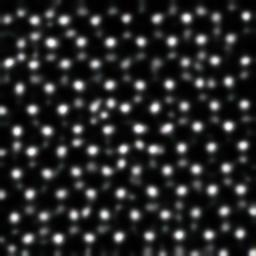
#> input picture combine/inputs/11_JEOL1_20MX__0008.jpg, 256 x 256 px, given as the content of the folder divide/input, which was not available
$ python combine.py
#> lines starting #> are read from the running program, lines starting #| are printed output that depends on the picture; after the words box and inside, x2 and y2 are one past the last pixel; in counts of white or black regions, pixels touching at a corner belong together; pictures that were not available may be replaced by others from this repository, and a replacement may not be noted
### divide.py

#    python divide.py

import os
from PIL import Image

# 输入和输出路径
input_folder = 'divide\input'  # 替换为实际文件夹路径
output_path = 'divide\output'  # 替换为实际输出文件夹路径
n = 5  # 你想将图片切成 n x n 小图
pixel_increase = 50

# 检查输出路径是否存在，如果不存在则创建
if not os.path.exists(output_path):
    os.makedirs(output_path)

# 获取输入文件夹中的所有文件
file_list = os.listdir(input_folder)

# 筛选出所有图片文件（可以根据需要添加其他图片格式）
image_extensions = ['.jpg', '.jpeg', '.png', '.tif', '.bmp']
image_files = [f for f in file_list if any(f.lower().endswith(ext) for ext in image_extensions)]

# 遍历文件夹中的每个图片文件
for image_name in image_files:
    # 获取图片的完整路径
    input_path = os.path.join(input_folder, image_name)

    try:
        # 打开图片
        print(f"Processing image: {input_path}")
        img = Image.open(input_path)
#> img is the input picture: PIL image 256x256 RGB; mean R, G, B 39.8, 40.1, 40

        # # 如果图片是调色板模式（P），转换为 RGB 模式
        # if img.mode == 'P':
        #     img = img.convert('RGB')

        # 确保图片为 RGB 模式
        if img.mode != 'RGB':
            img = img.convert('RGB')

        # 获取图片的宽高
        width, height = img.size
#> width = 256; height = 256
        print(f"Image size: {width}x{height}")
#| Image size: 256x256

        # 检查是否为正方形图片
        if width != height:
            print(f"Skipping {image_name} because it is not a square image.")
            continue

        # 计算每个小图的尺寸
        sub_width = width // n
#> sub_width = 51
        sub_height = height // n
#> sub_height = 51

        # 计算扩展后的每个小图的尺寸
        expanded_sub_width = sub_width + pixel_increase
#> expanded_sub_width = 101
        expanded_sub_height = sub_height + pixel_increase
#> expanded_sub_height = 101

        # 按照 n 切割图片，带有重叠区域
        for i in range(n):
            for j in range(n):
                # 计算每个小图的裁剪区域
                if j == n - 1:  # 最后一列，调整裁剪区域
                    left = j * sub_width - pixel_increase
                else:
                    left = j * sub_width - pixel_increase // 2

                if i == n - 1:  # 最后一行，调整裁剪区域
                    upper = i * sub_height - pixel_increase
                else:
                    upper = i * sub_height - pixel_increase // 2

                # 确保裁剪区域不超出图片边界
                left = max(left, 0)
                upper = max(upper, 0)

                # 计算右下角的坐标
                right = left + expanded_sub_width
                lower = upper + expanded_sub_height


                # right = min(right, width)
                # lower = min(lower, height)

                # 裁剪出小图
                sub_img = img.crop((left, upper, right, lower))

                # 调整小图分辨率为 256x256 并保持为 RGB
                sub_img = sub_img.resize((256, 256))

                # 去掉原文件扩展名，以避免命名重复
                base_name = os.path.splitext(image_name)[0]
                # 生成文件名，例如 '11', '12', '21', '22' 等
                file_name = f"{i + 1}{j + 1}_{base_name}.jpg"

                # 保存为三通道RGB图片
                sub_img.save(os.path.join(output_path, file_name), 'JPEG')
#> this loop made 5 passes
#> pass 1, `sub_img.save(os.path.join(output_path, file_name), 'JPEG')`:
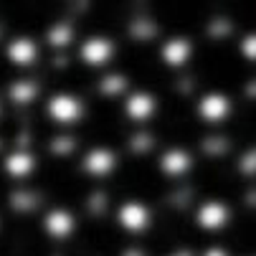
#> saved as 12_11_JEOL1_20MX__0008.jpg: PIL image 256x256 RGB; mean R, G, B 39.6, 39.8, 39.7
#> pass 1, `sub_img.save(os.path.join(output_path, file_name), 'JPEG')`:
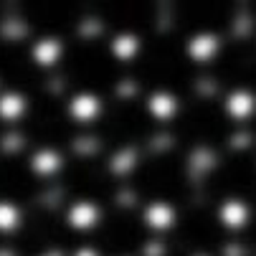
#> saved as 13_11_JEOL1_20MX__0008.jpg: PIL image 256x256 RGB; mean R, G, B 35.2, 35.4, 35.3
#> pass 1, `sub_img.save(os.path.join(output_path, file_name), 'JPEG')`:
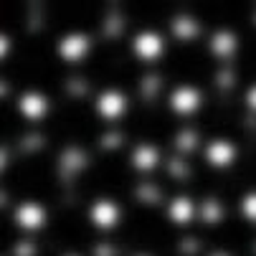
#> saved as 14_11_JEOL1_20MX__0008.jpg: PIL image 256x256 RGB; mean R, G, B 36.2, 36.4, 36.3
#> after the loop:
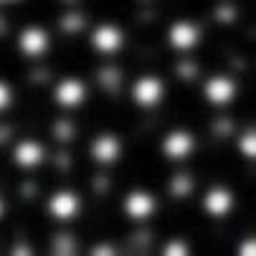
#> sub_img: PIL image 256x256 RGB; mean R, G, B 39.6, 40.1, 39.9

        print(f"Images from {image_name} saved to {output_path}")
#| Images from 11_JEOL1_20MX__0008.jpg saved to divide\output

    except Exception as e:
        print(f"An error occurred while processing {image_name}: {e}")

### combine.py


#   python combine.py

import os
from PIL import Image
from collections import defaultdict
from divide import pixel_increase,expanded_sub_width,expanded_sub_height
import numpy as np
import cv2


def merge_images(image_folder, output_folder):
    # 获取文件夹中的所有图片文件
#> called with image_folder = 'combine/inputs', output_folder = 'combine/outputs'
    files = [f for f in os.listdir(image_folder) if f.endswith('.jpg')]

    # # 强制将文件名解码为 UTF-8
    #files = [f.encode('utf-8').decode('utf-8') for f in files]

    # 按原图名分组：假设文件名格式为 '12_0007-FFTanddelete-S.jpg'
    groups = defaultdict(list)
    for file in files:
        base_name = file.split('_', 1)[1].split('.jpg')[0]  # 取第二部分并去除后缀
        groups[base_name].append(file)  # 将文件按原图名分组

    # 处理每一组图片
    for group_name, group_files in groups.items():
        print(f"正在处理组: {group_name}")

        # 提取行和列的最大值
        max_row = 0
        max_col = 0
        for file in group_files:
            # 提取文件名中的前两个或四个数字（行列信息）
            prefix_str = file.split('_')[0]  # 获取前两个或四个数字

            # 判断是两个数字还是四个数字
            if len(prefix_str) == 2:
                row, col = map(int, prefix_str)  # 如果是两个数字
            elif len(prefix_str) == 4:
                row, col = map(int, [prefix_str[:2], prefix_str[2:]])  # 如果是四个数字
            max_row = max(max_row, row)  # 获取最大的行数
            max_col = max(max_col, col)  # 获取最大的列数

        # 拼接后大图的尺寸：行数 * 图片宽度, 列数 * 图片高度
        n = max(max_row, max_col)  # 选择最大的行列数
        sample_image = Image.open(os.path.join(image_folder, group_files[0]))
        img_width, img_height = sample_image.size
#> img_width = 256; img_height = 256
        large_img_width = (expanded_sub_width - pixel_increase) * n
#> large_img_width = 204
        large_img_height = (expanded_sub_height - pixel_increase) * n
#> large_img_height = 204

        # 创建一个空白大图和计数器图，用于记录覆盖次数
        large_image = np.zeros((large_img_height, large_img_width, 3), dtype=np.float32)
        count_image = np.zeros((large_img_height, large_img_width), dtype=np.int32)

        # 遍历小图片，将它们放到大图相应的位置
        for file in group_files:
            # 获取当前图片的行列位置
            prefix_str = file.split('_')[0]
            if len(prefix_str) == 2:
                row, col = map(int, prefix_str)  # 如果是两个数字
            elif len(prefix_str) == 4:
                row, col = map(int, [prefix_str[:2], prefix_str[2:]])  # 如果是四个数字

            # 计算该图片在大图中的位置
            if row == n:
                upper = (row - 1) * (expanded_sub_height - pixel_increase) - pixel_increase
            else:
                upper = (row - 1) * (expanded_sub_height - pixel_increase) - pixel_increase // 2
#> upper = -25
            if col == n:
                left = (col - 1) * (expanded_sub_width - pixel_increase) - pixel_increase
            else:
                left = (col - 1) * (expanded_sub_width - pixel_increase) - pixel_increase // 2
#> left = -25

            # 确保裁剪区域不超出图片边界
            left = max(left, 0)
#> left = 0
            upper = max(upper, 0)
#> upper = 0

            # 读取小图片
            small_image = cv2.imread(os.path.join(image_folder, file))  # 确保路径正确

            # 检查图片是否读取成功
            if small_image is None:
                print(f"Failed to load image: {file}")
            else:
                # 调整小图的尺寸
                small_image = cv2.resize(small_image, (expanded_sub_width, expanded_sub_height))
#> small_image: shape (101, 101, 3)

                # 获取调整后的图像尺寸
                small_img_height, small_img_width, _ = small_image.shape
#> small_img_height = 101

                # 计算裁剪区域
                lower = upper + small_img_height
                right = left + small_img_width

                # 计算裁剪部分
                small_img_crop = small_image[:lower - upper, :right - left]

                # 将小图覆盖到大图中，同时更新计数器
                large_image[upper:lower, left:right] += small_img_crop
                count_image[upper:lower, left:right] += 1
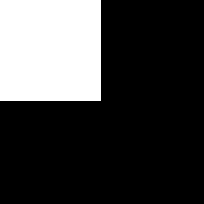
#> count_image: shape (204, 204) int32; values 0 (black) and 1 (white), 24.5% white; 1 white region, box (x1, y1, x2, y2) and area: (0, 0, 101, 101) 10201

        # 使用计数器对重叠区域进行平均
        # 防止除以零
        count_image = np.where(count_image == 0, 1, count_image)  # 将 count_image 中的 0 替换为 1，避免除以零错误
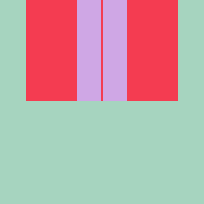
#> count_image: shape (204, 204) int32; 3 distinct labels, from 1 to 3; one colour per label, 0 black
        large_image /= count_image[..., None]  # 对每个通道进行平均
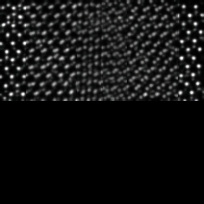
#> large_image: shape (204, 204, 3) float32; mean B, G, R 19.4, 19.5, 19.4

        # 将结果转换为整数，并转回图像格式
        large_image = np.clip(large_image, 0, 255).astype(np.uint8)
        large_image = Image.fromarray(large_image)

        # 获取原始大图的名称部分（去掉前缀的四个数字）
        original_image_name = group_files[0].split('_', 1)[1].split('.jpg')[0]

        # 最终文件名：n-new-原图名.jpg
        output_filename = f"{n}-{pixel_increase}-{original_image_name}.jpg"

        output_path = os.path.join(output_folder, output_filename)

        # 保存合并后的大图
        large_image.save(output_path)
        print(f"大图已保存为: {output_path}")
#| 大图已保存为: combine/outputs/4-50-JEOL1_20MX__0008.jpg


# 调用示例：
image_folder = 'combine/inputs'  # 小图所在的文件夹
output_folder = 'combine/outputs'  # 保存大图的文件夹

merge_images(image_folder, output_folder)

$ run again, on combine/inputs/15_JEOL1_20MX__0008.jpg
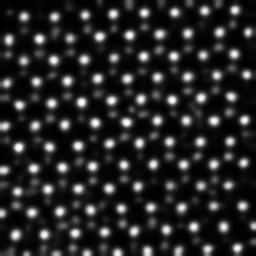
#> input picture combine/inputs/15_JEOL1_20MX__0008.jpg, 256 x 256 px, given as the content of the folder divide/input, which was not available
#> img is the input picture: PIL image 256x256 RGB; mean R, G, B 39, 39.3, 39.2
#| Image size: 256x256
#| Images from 15_JEOL1_20MX__0008.jpg saved to divide\output
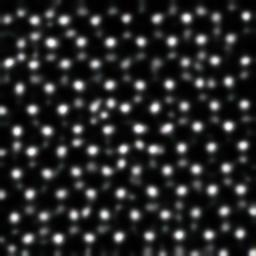
#> input picture combine/inputs/11_JEOL1_20MX__0008.jpg, 256 x 256 px
#> in merge_images, sample_image is the input picture: PIL image 256x256 RGB; mean R, G, B 39.8, 40.1, 40
#> in merge_images, `large_image /= count_image[..., None]`:
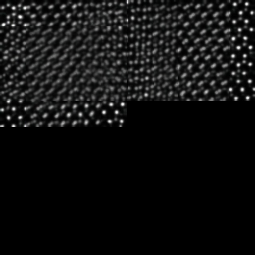
#> large_image: shape (255, 255, 3) float32; mean B, G, R 17.5, 17.5, 17.4
#| 大图已保存为: combine/outputs/5-50-JEOL1_20MX__0008.jpg

$ run again, on combine/inputs/21_JEOL1_20MX__0008.jpg
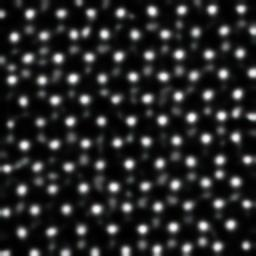
#> input picture combine/inputs/21_JEOL1_20MX__0008.jpg, 256 x 256 px, given as the content of the folder divide/input, which was not available
#> img is the input picture: PIL image 256x256 RGB; mean R, G, B 40.1, 40.4, 40.2
#| Image size: 256x256
#| Images from 21_JEOL1_20MX__0008.jpg saved to divide\output
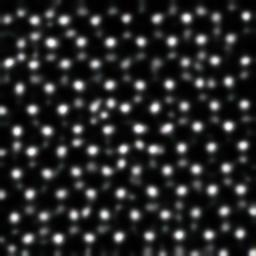
#> input picture combine/inputs/11_JEOL1_20MX__0008.jpg, 256 x 256 px
#> in merge_images, sample_image is the input picture: PIL image 256x256 RGB; mean R, G, B 39.8, 40.1, 40
#> in merge_images, `large_image /= count_image[..., None]`:
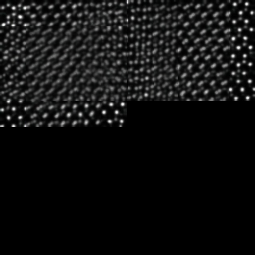
#> large_image: shape (255, 255, 3) float32; mean B, G, R 17.5, 17.5, 17.4
#| 大图已保存为: combine/outputs/5-50-JEOL1_20MX__0008.jpg

$ run again, on combine/inputs/22_JEOL1_20MX__0008.jpg
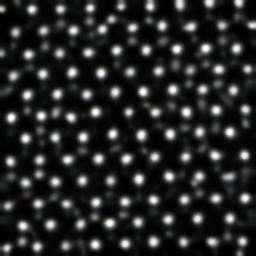
#> input picture combine/inputs/22_JEOL1_20MX__0008.jpg, 256 x 256 px, given as the content of the folder divide/input, which was not available
#> img is the input picture: PIL image 256x256 RGB; mean R, G, B 39.3, 39.7, 39.5
#| Image size: 256x256
#| Images from 22_JEOL1_20MX__0008.jpg saved to divide\output
#> in merge_images, `large_image /= count_image[..., None]`:
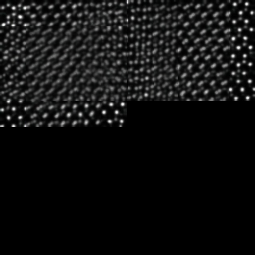
#> large_image: shape (255, 255, 3) float32; mean B, G, R 17.5, 17.5, 17.4
#| 大图已保存为: combine/outputs/5-50-JEOL1_20MX__0008.jpg
